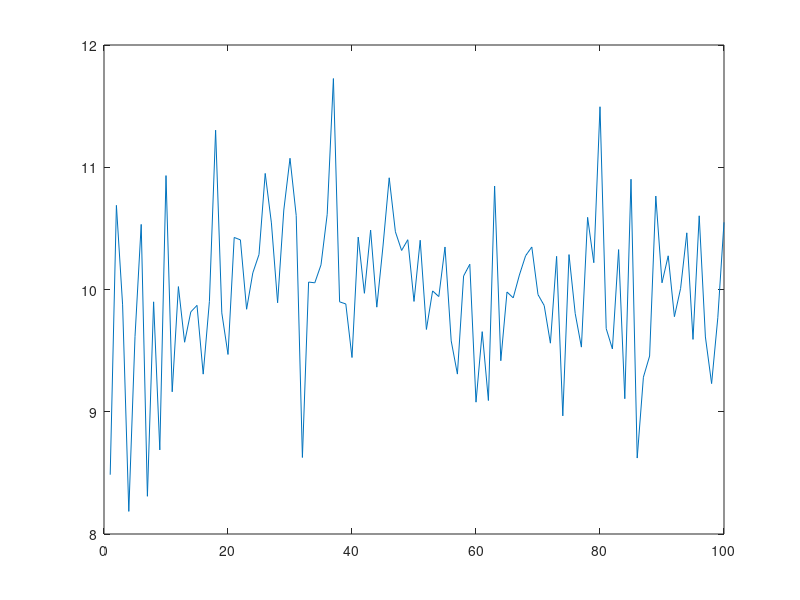

Here is the MATLAB script that generated this plot:
#Initializing values
#x=A*sin(2*pi*0.1*n)+w where w is color noise
iteration=100;
A=10 # If I choose A as 10
for j=1:iteration
  A=10;
  n=4;
  w=zeros(n,1);
  x=zeros(n,1);
  h=zeros(n,1);
  w_n=0;

  #Lets generate the color noise vector from w[1:4]
  #the model for the color noise is w[n]=k*u[n]+0.9*w[n-1]
  #w_n=w[n-1]
  k=sqrt(1-0.9^2);
  for i=1:n
    w_n=w_n*0.9+k*randn; #noise updated
    w(i)=w_n;
    h(i)=sin(2*pi*0.1*i);
    x(i)=A*h(i)+w(i);
  end
  cw=[1 0.9 (0.9).^2 (0.9).^3 ; 0.9 1 (0.9) (0.9).^2 ; (0.9).^2 0.9 1 0.9 ; (0.9).^3 (0.9).^2 0.9 1];cwi=inv(cw);
  A_hat = inv(h'*cwi*h)*h'*cwi*x;
  pe(j)=A_hat;
end
plot(pe)
mean(pe)



